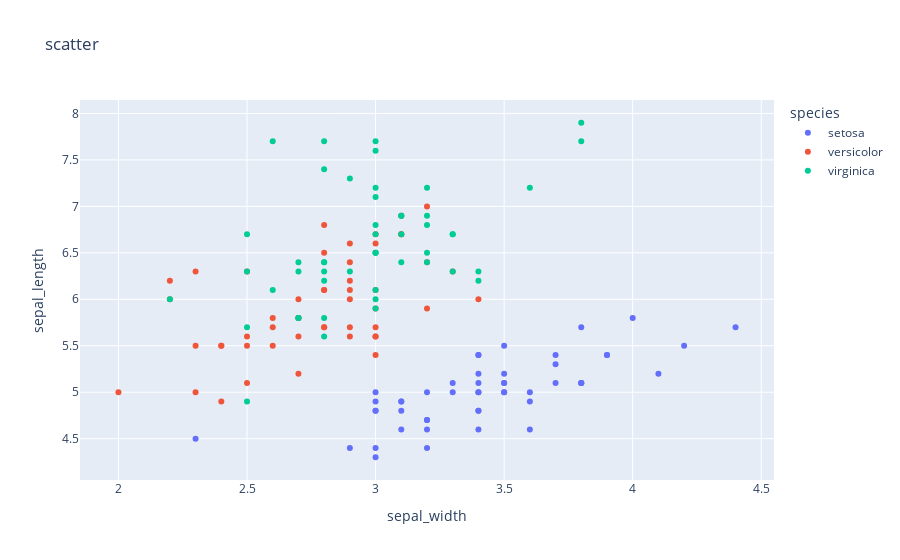

The notebook cell saved with this chart:
### Code cell
px.scatter(df,x="sepal_width",y="sepal_length",title="scatter",color="species")

### Figure 1 — Plotly figure (JSON) as saved in the notebook; plotly's stock layout.template omitted (floating-point values rounded to 4 significant figures)
{"data": [{"hovertemplate": "species=setosa<br>sepal_width=%{x}<br>sepal_length=%{y}<extra></extra>", "legendgroup": "setosa", "marker": {"color": "#636efa", "symbol": "circle"}, "mode": "markers", "name": "setosa", "orientation": "v", "showlegend": true, "type": "scatter", "x": [3.5, 3, 3.2, 3.1, 3.6, 3.9, 3.4, 3.4, 2.9, 3.1, 3.7, 3.4, 3, 3, 4, 4.4, 3.9, 3.5, 3.8, 3.8, 3.4, 3.7, 3.6, 3.3, 3.4, 3, 3.4, 3.5, 3.4, 3.2, 3.1, 3.4, 4.1, 4.2, 3.1, 3.2, 3.5, 3.6, 3, 3.4, 3.5, 2.3, 3.2, 3.5, 3.8, 3, 3.8, 3.2, 3.7, 3.3], "xaxis": "x", "y": [5.1, 4.9, 4.7, 4.6, 5, 5.4, 4.6, 5, 4.4, 4.9, 5.4, 4.8, 4.8, 4.3, 5.8, 5.7, 5.4, 5.1, 5.7, 5.1, 5.4, 5.1, 4.6, 5.1, 4.8, 5, 5, 5.2, 5.2, 4.7, 4.8, 5.4, 5.2, 5.5, 4.9, 5, 5.5, 4.9, 4.4, 5.1, 5, 4.5, 4.4, 5, 5.1, 4.8, 5.1, 4.6, 5.3, 5], "yaxis": "y"}, {"hovertemplate": "species=versicolor<br>sepal_width=%{x}<br>sepal_length=%{y}<extra></extra>", "legendgroup": "versicolor", "marker": {"color": "#EF553B", "symbol": "circle"}, "mode": "markers", "name": "versicolor", "orientation": "v", "showlegend": true, "type": "scatter", "x": [3.2, 3.2, 3.1, 2.3, 2.8, 2.8, 3.3, 2.4, 2.9, 2.7, 2, 3, 2.2, 2.9, 2.9, 3.1, 3, 2.7, 2.2, 2.5, 3.2, 2.8, 2.5, 2.8, 2.9, 3, 2.8, 3, 2.9, 2.6, 2.4, 2.4, 2.7, 2.7, 3, 3.4, 3.1, 2.3, 3, 2.5, 2.6, 3, 2.6, 2.3, 2.7, 3, 2.9, 2.9, 2.5, 2.8], "xaxis": "x", "y": [7, 6.4, 6.9, 5.5, 6.5, 5.7, 6.3, 4.9, 6.6, 5.2, 5, 5.9, 6, 6.1, 5.6, 6.7, 5.6, 5.8, 6.2, 5.6, 5.9, 6.1, 6.3, 6.1, 6.4, 6.6, 6.8, 6.7, 6, 5.7, 5.5, 5.5, 5.8, 6, 5.4, 6, 6.7, 6.3, 5.6, 5.5, 5.5, 6.1, 5.8, 5, 5.6, 5.7, 5.7, 6.2, 5.1, 5.7], "yaxis": "y"}, {"hovertemplate": "species=virginica<br>sepal_width=%{x}<br>sepal_length=%{y}<extra></extra>", "legendgroup": "virginica", "marker": {"color": "#00cc96", "symbol": "circle"}, "mode": "markers", "name": "virginica", "orientation": "v", "showlegend": true, "type": "scatter", "x": [3.3, 2.7, 3, 2.9, 3, 3, 2.5, 2.9, 2.5, 3.6, 3.2, 2.7, 3, 2.5, 2.8, 3.2, 3, 3.8, 2.6, 2.2, 3.2, 2.8, 2.8, 2.7, 3.3, 3.2, 2.8, 3, 2.8, 3, 2.8, 3.8, 2.8, 2.8, 2.6, 3, 3.4, 3.1, 3, 3.1, 3.1, 3.1, 2.7, 3.2, 3.3, 3, 2.5, 3, 3.4, 3], "xaxis": "x", "y": [6.3, 5.8, 7.1, 6.3, 6.5, 7.6, 4.9, 7.3, 6.7, 7.2, 6.5, 6.4, 6.8, 5.7, 5.8, 6.4, 6.5, 7.7, 7.7, 6, 6.9, 5.6, 7.7, 6.3, 6.7, 7.2, 6.2, 6.1, 6.4, 7.2, 7.4, 7.9, 6.4, 6.3, 6.1, 7.7, 6.3, 6.4, 6, 6.9, 6.7, 6.9, 5.8, 6.8, 6.7, 6.7, 6.3, 6.5, 6.2, 5.9], "yaxis": "y"}], "layout": {"legend": {"title": {"text": "species"}, "tracegroupgap": 0}, "title": {"text": "scatter"}, "xaxis": {"anchor": "y", "domain": [0, 1], "title": {"text": "sepal_width"}}, "yaxis": {"anchor": "x", "domain": [0, 1], "title": {"text": "sepal_length"}}}}
